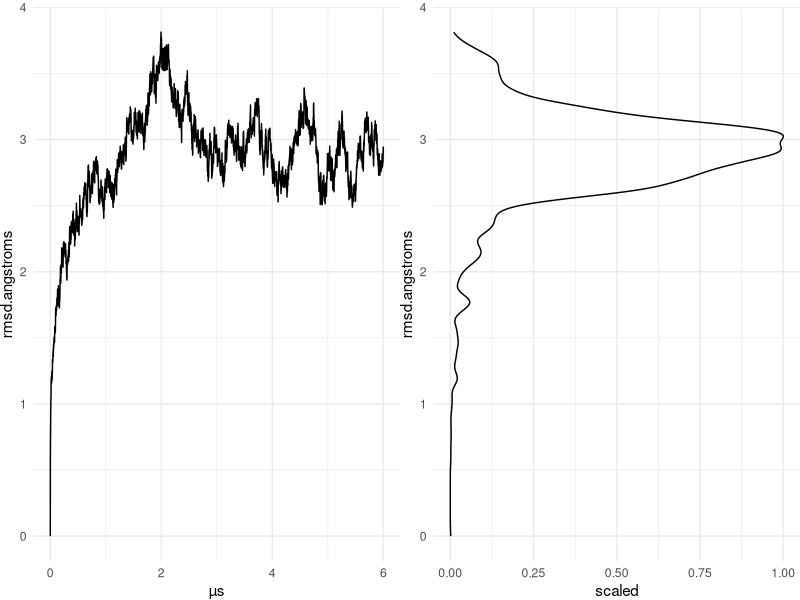

This chart was generated by the following R code:
## ---- chunk 1
knitr::opts_chunk$set(echo = TRUE)
library(readr)
library(ggplot2)
library(dplyr)
library(gridExtra)
## ---- chunk 2
step_fs = 2
steps_per_frame = 500
fs_per_frame = step_fs * steps_per_frame
## ---- chunk 3
rmsd <- read_csv("7BTF_no_Zn_RMSD.csv") %>%
  mutate(µs = frame * fs_per_frame / 1e6)
head(rmsd)
## ---- chunk 4
p1 <- ggplot(rmsd, aes(x = µs, y = rmsd.angstroms)) +
  geom_line() +
  theme_minimal() +
  theme(plot.margin = margin(5, 0, 0, 0, unit = "pt"))

p2 <- ggplot(rmsd, aes(x = rmsd.angstroms, ..scaled..)) +
  geom_density() +
  theme_minimal() +
  theme(plot.margin = margin(5, 0, 0, 0, unit = "pt")) +
  coord_flip()

grid.arrange(p1, p2, ncol = 2)
